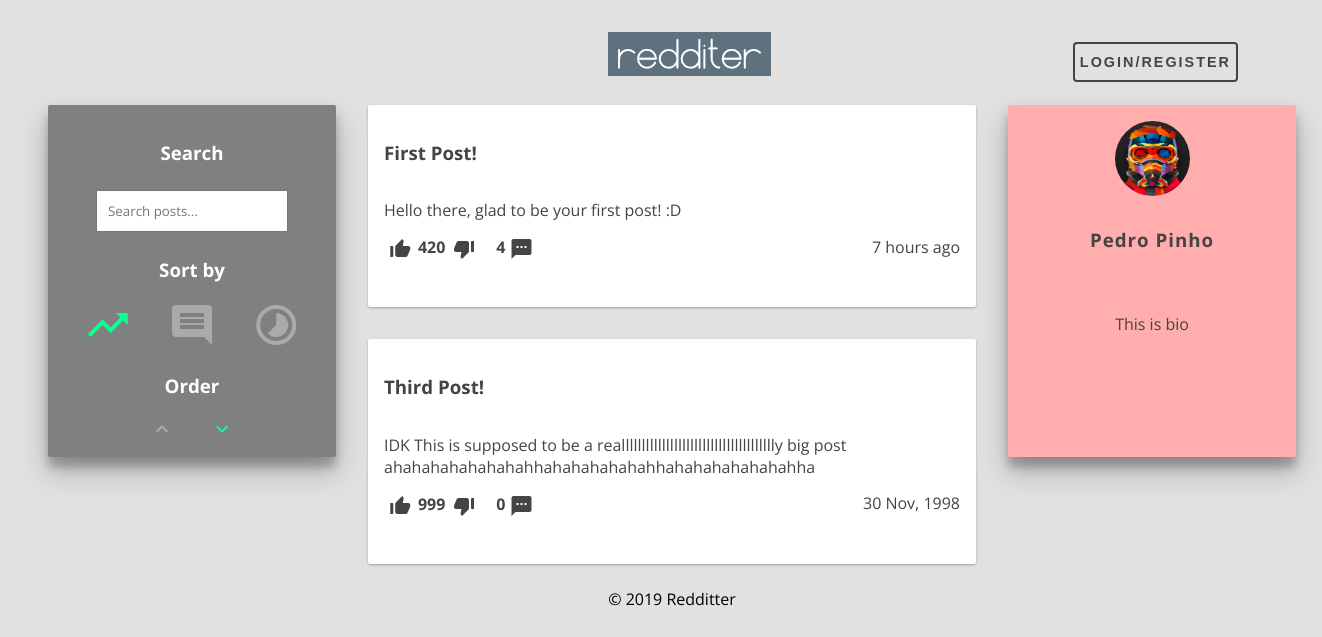
Before: /pages/profile.php?user=Rockdell with the older database file.
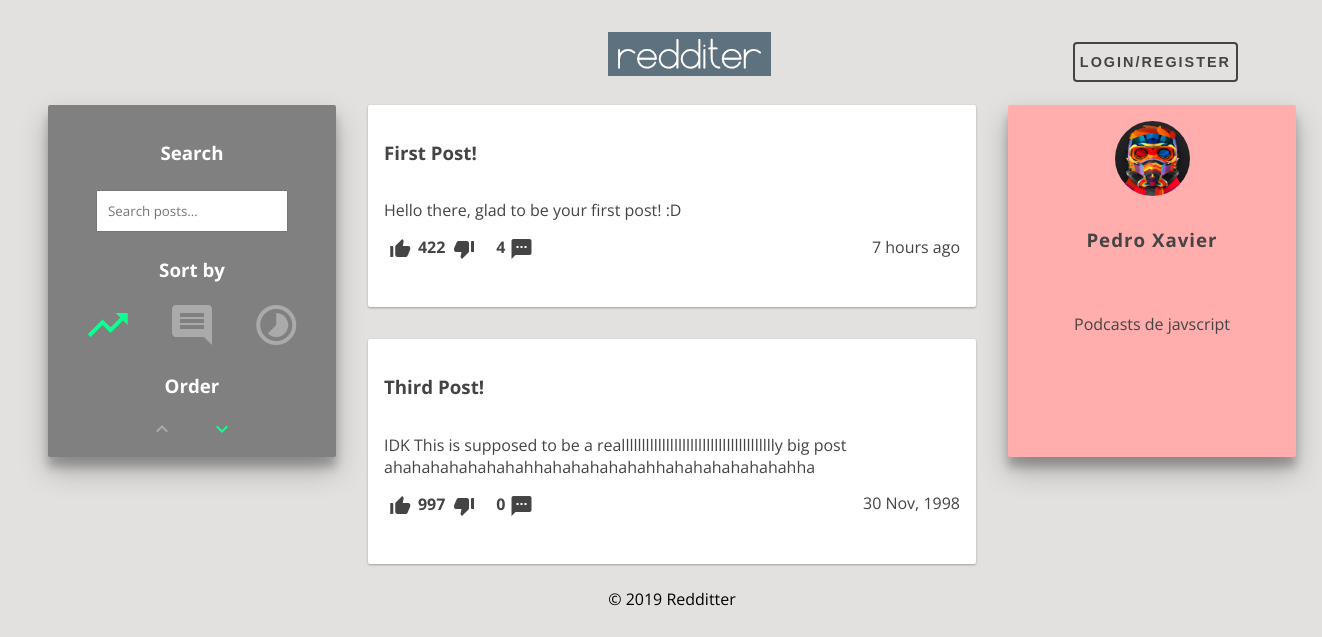
After: the same page with the newer database file.
### tables this page shows
CREATE TABLE Post (
    postID INTEGER PRIMARY KEY AUTOINCREMENT,
    userID VARCHAR REFERENCES User ON DELETE CASCADE,
    title VARCHAR NOT NULL,
    content VARCHAR NOT NULL,
    postDate DATE NOT NULL DEFAULT (strftime('%s', 'now')),
    points INTEGER DEFAULT 0
);

CREATE TABLE User (
    userID VARCHAR PRIMARY KEY,
    username VARCHAR NOT NULL,
    pass VARCHAR NOT NULL,
    mail VARCHAR NOT NULL UNIQUE,
    bio VARCHAR,
    birthday DATE
);

### includes/session.php (called while the page is built, shortened)
<?php
    function isLoggedIn() {
        if (isset($_SESSION["userID"]) && $_SESSION["userID"] !== "")
            return true;
        else
            return false;
    }
?>

### database/user.php (called while the page is built, shortened)
<?php
function getUserById($userID) {
	global $dbh;
	try {
		$stmt = $dbh->prepare("SELECT *	FROM User WHERE userID = ?");
		$stmt->execute(array($userID));
		return $stmt->fetch();
	} catch(PDOException $e) {
		echo $e->getMessage();
		return null;
	}
}
?>

### database/post.php (called while the page is built, shortened)
<?php
function getPostByUser($userID) {
	global $dbh;
	try {
		$stmt = $dbh->prepare("SELECT * FROM Post Where userID = ?");
		$stmt->execute(array($userID));
		return $stmt->fetchAll();
	} catch(PDOException $e) {
		echo $e->getMessage();
		return null;
	}
}
function getNumberComments($postID) {
	global $dbh;
	try {
		$stmt = $dbh->prepare("SELECT count(*) as NbComments FROM PostComment Where postID = ?");
		$stmt->execute(array($postID));
		return $stmt->fetch();
	} catch(PDOException $e) {
		echo $e->getMessage();
		return null;
	}
}
?>

### database/timeAgo.php (called while the page is built, shortened)
<?php
    function time_ago( $time )
    {
        $out    = '';
        $now    = time();
        $diff   = $now - $time;
        if( $diff < 60 )
            return TIMEBEFORE_NOW;
        elseif( $diff < 3600 )
            return str_replace( '{num}', ( $out = round( $diff / 60 ) ), $out == 1 ? TIMEBEFORE_MINUTE : TIMEBEFORE_MINUTES );
        elseif( $diff < 3600 * 24 )
            return str_replace( '{num}', ( $out = round( $diff / 3600 ) ), $out == 1 ? TIMEBEFORE_HOUR : TIMEBEFORE_HOURS );
        elseif( $diff < 3600 * 24 * 2 )
            return TIMEBEFORE_YESTERDAY;
        else
            return strftime( date( 'Y', $time ) == date( 'Y' ) ? TIMEBEFORE_FORMAT : TIMEBEFORE_FORMAT_YEAR, $time );
    }
?>

### templates/components/post.php (the view, shortened to what this page needs)
<?php
require_once($_SERVER['DOCUMENT_ROOT'].'/database/timeAgo.php');
require_once($_SERVER['DOCUMENT_ROOT'].'/database/user.php');
?>
<article class="post container">
    <a href="/pages/post.php?id=<?=$post["postID"]?>">
        <h1><?=$post["title"]?></h1>
    </a>
    <section id="post-content">
        <p><?=$post["content"]?></p>
    </section>
    <section id="post-info">
        <label for="upvote<?=$post["postID"]?>">
            <i id="staticUp<?=$post["postID"]?>" class="material-icons">thumb_up_alt</i>
        </label>
        <p id="pp<?=$post["postID"]?>"><?=$post["points"]?></p>
        <label for="downvote<?=$post["postID"]?>">
            <i id="staticDown<?=$post["postID"]?>" class="material-icons">thumb_down_alt</i>
        </label>
        <p id="nbComments"><?=$numberComments["NbComments"]?></p>
        <a id="nbCommentsLink" href="/pages/post.php?id=<?=$post["postID"]?>">
            <i class="material-icons">textsms</i>
        </a>
        <p id="time_ago"><?=time_ago($post["postDate"])?></p>
    </section>
</article>

### templates/common/header.php (shortened to what this page needs)
<!DOCTYPE html>
<html>
    <head>
        <link href="/css/style.css" rel="stylesheet">
    </head>
    <body>
        <header>
            <a href="/pages/feed.php"><img src="/img/logo.png" /></a>
            <?php include_once($_SERVER["DOCUMENT_ROOT"]."/templates/components/user-bar.php"); ?>
        </header>

### templates/components/user-bar.php
<aside class="user-bar">
    <?php if (isLoggedIn()) { ?>
        <a href="/pages/profile.php?user=<?=$_SESSION["userID"]?>">
            <span><?=$_SESSION["userID"]?></span>
            <?php if (file_exists($_SERVER['DOCUMENT_ROOT']."/img/users/".$_SESSION["userID"].".png")) { ?>
                <img class="miniature-profile-picture" src="/img/users/<?=$_SESSION["userID"]?>.png"?>
            <?php } else { ?>
                <img class="miniature-profile-picture" src="/img/users/unknown.png">
            <?php } ?>
        </a>
    <?php } else {
        include_once($_SERVER["DOCUMENT_ROOT"]."/templates/components/sign-bar.php"); ?>
        <button id="sign-btn" class="fill open-btn">Login/Register</button>
    <?php } ?>
</aside>

### pages/profile.php
<?php
    require_once($_SERVER["DOCUMENT_ROOT"]."/includes/init.php");
    require_once($_SERVER["DOCUMENT_ROOT"]."/database/user.php");
    require_once($_SERVER["DOCUMENT_ROOT"]."/database/post.php");
    $user = getUserById($_GET["user"]);
    $posts = getPostByUser($user["userID"]);
    include_once($_SERVER["DOCUMENT_ROOT"]."/templates/common/header.php");
?>
<div id="profile-page" class="page">
    <?php
        include_once($_SERVER["DOCUMENT_ROOT"]."/templates/components/search-bar.php");
        include_once($_SERVER["DOCUMENT_ROOT"]."/templates/components/list-posts.php");
        include_once($_SERVER["DOCUMENT_ROOT"]."/templates/components/profile-bar.php");
    ?>
</div>
<?php include_once($_SERVER["DOCUMENT_ROOT"]."/templates/common/footer.php") ?>

### templates/components/search-bar.php (shortened to what this page needs)
<aside class="search-bar container">
    <section id="search" class="sort-by">
        <h1>Search</h1>
        <input type="search" placeholder="Search posts..."/>
    </section>
    <section id="sort" class="sort-by">
        <h1>Sort by</h1>
        <ul>
            <li>
                <label for="points"><i class="material-icons">trending_up</i></label>
            </li>
            <li>
                <label for="comments"><i class="material-icons">comment</i></label>
            </li>
            <li>
                <label for="date"><i class="material-icons">timelapse</i></label>
            </li>
        </ul>
    </section>
    <section id="order" class="sort-by">
        <h1>Order</h1>
        <ul>
            <li>
                <label for="asc"><i class="material-icons">expand_less</i></label>
            </li>
            <li>
                <label for="desc"><i class="material-icons">expand_more</i></label>
            </li>
        </ul>
    </section>
</aside>

### templates/components/list-posts.php
<section class="list-posts">
<?php
    require_once($_SERVER["DOCUMENT_ROOT"]."/database/post.php");
    foreach($posts as $post) {
        $numberComments = getNumberComments($post['postID']);
        include($_SERVER["DOCUMENT_ROOT"]."/templates/components/post.php");
    }
?>
</section>

### templates/components/profile-bar.php (shortened to what this page needs)
<aside class="profile-bar container">
    <section id="user-info">
        <?php if (file_exists($_SERVER["DOCUMENT_ROOT"]."/img/users/".$user["userID"].".png")) { ?>
            <img class="profile-picture" src="/img/users/<?=$user["userID"]?>.png"?>
        <?php } else { ?>
            <img class="profile-picture" src="/img/users/unknown.png">
        <?php } ?>
        <h1><?=$user["username"]?></h1>
    </section>
    <section id="user-bio">
        <p><?=$user["bio"]?></p>
    </section>
    <section id="user-settings">
    </section>
</aside>

### templates/common/footer.php
        <footer>
            &copy; 2019 Redditter
        </footer>
    </body>
</html>

### css/style.css (style rules this page uses)
body { background: #e2e1e0; font-family: 'Open Sans', sans-serif; margin: 2em; display: grid; grid-gap: 0.5rem 0.5rem; grid-template-areas: "header" "main" "footer"; }
header { grid-area: header; text-align: center; display: flex; flex-direction: row; justify-content: space-between; margin: auto 5% auto 45%; }
footer { grid-area: footer; text-align: center; }
#profile-page { justify-content: space-around; }
.user-bar { height: 2em; font-weight: bold; }
.profile-bar { background: #ffadad; text-align: center; box-shadow: 0 14px 28px rgba(0,0,0,0.25), 0 10px 10px rgba(0,0,0,0.22); width: 16em; height: 20em; display: flex; flex-direction: column; justify-content: space-between; }
.profile-bar #user-info { letter-spacing: 1px; font-weight: bold; color: #444; }
.profile-bar #user-bio { color: #444; }
.profile-bar #user-settings { height: 4em; grid-area: settings; }
.search-bar { background: gray; text-align: center; box-shadow: 0 14px 28px rgba(0,0,0,0.25), 0 10px 10px rgba(0,0,0,0.22); width: 16em; height: 20em; display: flex; flex-direction: column; justify-content: space-evenly; }
.sort-by h1 { color: white; }
.sort-by ul { list-style-type: none; margin: 0; padding: 0; }
.sort-by ul li { display: inline; color: #AAAAAA; }
.sort-by#sort ul li label i { font-size: 3em; }
.sort-by#order ul li label { font-size: 1em; }
.sort-by ul li label { font-weight: bold; padding: 1em 1em 1em; margin: 10px auto; cursor: pointer; transition: all 0.25s linear; }
.sort-by input[type=radio]:checked ~ label { color: #0DFF92; }
.list-posts { width: 40em; display: flex; flex-direction: column; justify-content: flex-start; }
.post { background: #ffffff; transition: all 0.3s cubic-bezier(.25,.8,.25,1); box-shadow: 0 1px 3px rgba(133, 96, 96, 0.12), 0 1px 2px rgba(0,0,0,0.24); display: flex; flex-direction: column; justify-content: space-evenly; }
.post h1 { font-weight: bold; color: #444; }
.post #post-content, #post-info { color: #444; }
.profile-picture { border-radius: 50%; height: 75px; width: 75px; vertical-align: middle; margin-bottom: 0.75em; }
a { text-decoration: none; color: #444; }
input[type=text], input[type=password], input[type=search], input[type=email], textarea[name=postContent] { font-family: 'Open Sans'; width: 75%; padding: 0.75em; margin: 0.50em; -webkit-appearance: button; }
button { position: relative; height: 40px; margin: 10px; padding: 5px 5px; font-weight: bold; font-size: 0.90em; letter-spacing: 2px; color: #444; border: 2px #444 solid; border-radius: 4px; text-transform: uppercase; outline: 0; overflow:hidden; background: none; z-index: 1; cursor: pointer; transition: 0.08s ease-in; }
.fill:before { content: ""; position: absolute; background-color: #444; bottom: 0; left: 0; right: 0; top: 100%; z-index: -1; transition: top 0.08s ease-in; }
.page { grid-area: main; display: flex; flex-direction: row; }
.container { border-radius: 2px; padding: 1em; margin: 1em; word-wrap: break-word; cursor: default; }
#post-info p[id^="pp"] { font-weight: bold; display: inline; position: relative; left: 0.1em; bottom: 0.5em; }
#time_ago { position: relative; bottom: 1.1em; float: right; }
#nbComments { font-weight: bold; display: inline; position: relative; left: 1em; bottom: 0.5em; }
#nbCommentsLink { position: relative; left: 1em; }
#post-info label { cursor: pointer; transition: color 1s; }

Changed rows visible on the page:
changed post "First Post!": points "420" → "422"
changed post "Third Post!": points "999" → "997"
changed user: username "Pedro Pinho" → "Pedro Xavier"; bio "This is bio" → "Podcasts de javscript"
